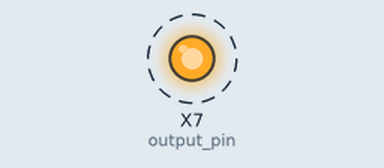
Recording of a program running on a simulated pyboard running MicroPython. Parts: output pins drawn as LEDs (lit = HIGH). Dashed ring = blinking. Library files of the repository ran but are not shown: 1 file(s); what the program prints to the serial console is not drawn. At 10.0 s the program stops and its outputs stay as they are.

Above: at 0.5 s.
Timing chart, 0 to 4.6 s (numbered marks = the images above):
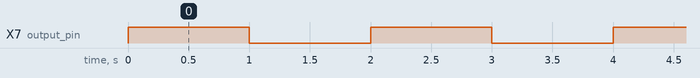

Measured:
- by itself, X7 (output_pin): alternates HIGH for 1.0 s and LOW for 1.0 s, 10 changes in all, then stays LOW

The program:

main.py
```python
###############################################################################
# main.py
#
# Main script to toggle a digital output on/off. In this case, we are using
# it to control a transistor, which is acting like a on/off switch for
# controlling a LED. As we've seen before we do not need the transistor to
# control an LED, but it provides an easy example setup. In general, we could a
# transistor to effectively switch a higher-current or higher-voltage load.
# When using a transistor this way, be sure to stay within its voltage and
# current limits. For high current or voltage loads, a mosfet is generally a
# better choice.
#
# To use this script as is, connect the center pin (the base) of the NPN
# transistor to pin X7 of the pyboard.
#
# Created: 10/27/18
#   - Joshua Vaughan
#   - joshua.vaughan@louisiana.edu
#   - http://www.ucs.louisiana.edu/~jev9637
#
# Modified:
#   *
#
# TODO:
#   *
###############################################################################

import pyb  # import the pyboard module
import time # import the time module

# Assign the output pin to variable output_pin
# We set it up as an output with a pulldown resistor
output_pin = pyb.Pin("X7", pyb.Pin.OUT_PP, pull=pyb.Pin.PULL_DOWN)

# This loop will run 5 times
for counter in range(5):
    print("Turning LED on")
    output_pin.value(1)         # Toggle the output_pin high/on
    time.sleep(1)               # Sleep 1 second

    print("Turning LED off")
    output_pin.value(0)         # Toggle the output_pin high/on
    time.sleep(1)               # Sleep 1 second
```
